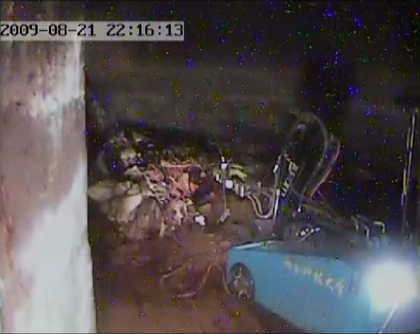
%> input picture FindNoise/21.bmp, 420 x 334 px, shrunk from 954 x 758 before the run
$ octave FindNoise.m   (GNU Octave 9; MATLAB toolbox functions it lacks are replaced by stand-ins)
%> lines starting %> are read from the running program, lines starting %| are printed output that depends on the picture; in (x1, y1, x2, y2) boxes, pixels count from 0 and x2, y2 are one past the last pixel; in counts of white or black regions, pixels touching at a corner belong together; the program's own positions count from 1
%author  :       Wenky Jong
%Date    :       2020.01.17
%Address :       MianYang SWSUT
%Revision:       1st
%Function:
%Contact:        wenkyjong1996@gmail.com

clc;
clear all;

myPrc = imread('21.bmp');
%> myPrc is the input picture: size 334x420x3 uint8; mean R, G, B 83.6, 77.5, 79.3
R = myPrc(:,:,1);
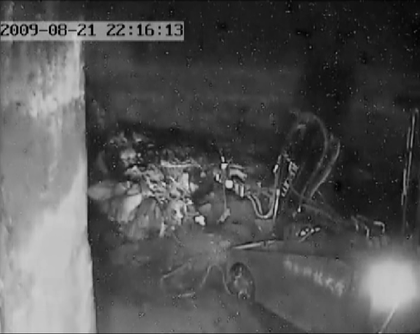
%> R: size 334x420 uint8; min 0, max 223, mean 83.6
G = myPrc(:,:,2);
B = myPrc(:,:,3);
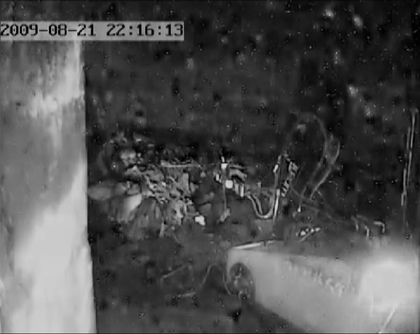
%> B: size 334x420 uint8; min 0, max 216, mean 79.3

figure(1),imshow(myPrc);
[rows ,cols] = size(R);
%> rows = 334; cols = 420

bitNoise = false(size(R));
%bitNoise = R<1;

%the first approach if
THRESHOLD = 200;

noiseLocaltion=[];
cnt = 1;
for i=1:rows
    for j=1:cols
        RintensionPixels = R(i,j);
        GintensionPixels = G(i,j);
        BintensionPixels = B(i,j);
         %the noise single pixels value will be more than THERSHOLD
        if(RintensionPixels>=THRESHOLD||GintensionPixels>=THRESHOLD||BintensionPixels)
            totalIntension = RintensionPixels+GintensionPixels+BintensionPixels;
            if(totalIntension<=2*THRESHOLD)
                bitNoise(i,j) = true;
            end
        end
    end
end
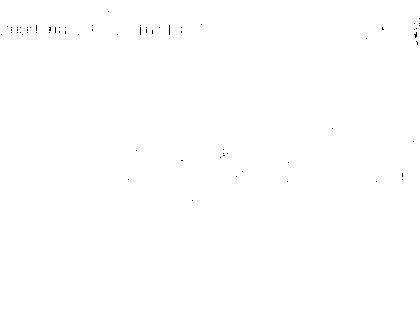
%> bitNoise: size 334x420 logical; 99.9% white; black in thin lines or dots, all inside (x1, y1, x2, y2) = (1, 11, 420, 201)
%> after the loop, totalIntension = 110

figure(2),imshow(bitNoise);

% the second approach
bitNoise1 = false(size(R));

R = double(R);
%> R: size 334x420 double
G = double(G);
%> G: size 334x420 double
B = double(B);
%> B: size 334x420 double
R=medfilt2(R,[5,5]);
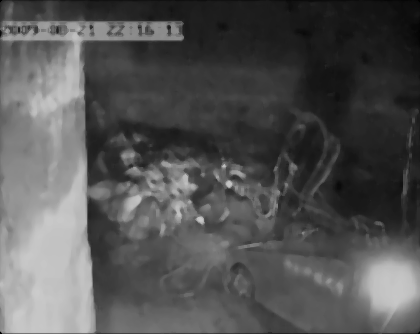
%> R: size 334x420 double; min 0, max 203, mean 83.3
G=medfilt2(G,[5,5]);
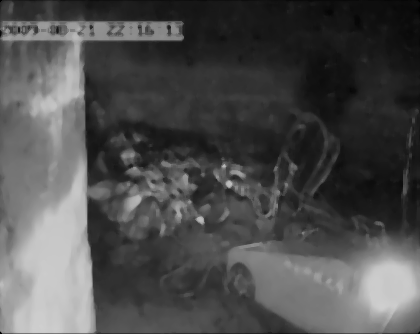
%> G: size 334x420 double; min 0, max 207, mean 77.2
B=medfilt2(B,[5,5]);
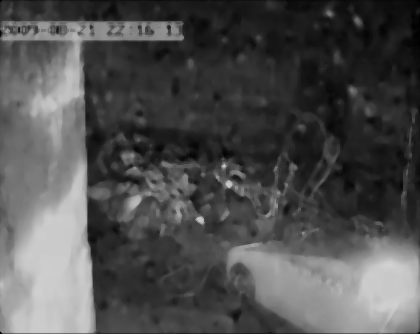
%> B: size 334x420 double; min 0, max 209, mean 79.1
for i=1:rows
    for j=1:cols
        RintensionPixels = R(i,j);
        GintensionPixels = G(i,j);
        BintensionPixels = B(i,j);
        totalIntension = RintensionPixels+GintensionPixels+BintensionPixels+10;
        ratioR = RintensionPixels/double(totalIntension);
        ratioG = GintensionPixels/double(totalIntension);
        ratioB = BintensionPixels/double(totalIntension);
        % if(ratioR>0.8||ratioB>0.8||ratioG>0.8)
        %     bitNoise1(i,j) = true;
        % end
        if(ratioB>0.5||ratioG>0.5||ratioR>0.5)
            bitNoise1(i,j) = true;
            noiseLocaltion(cnt,1)=i;
            noiseLocaltion(cnt,2)=j;
            cnt=cnt+1;
        end
    end
end
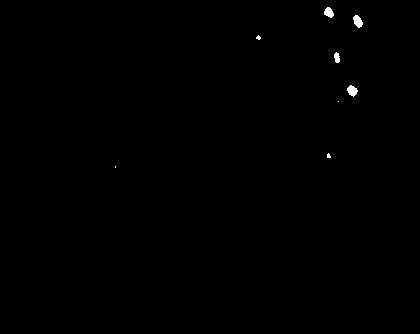
%> bitNoise1: size 334x420 logical; 0.23% white; 8 white regions (4 under 20 px), largest, box (x1, y1, x2, y2) and area: (353, 15, 363, 28) 86, (347, 85, 358, 97) 84, (324, 7, 334, 18) 75, (334, 52, 340, 63) 49
%> after the loop, cnt = 329; noiseLocaltion = 328 rows, first 12: [8 328; 8 329; 8 330; 9 327; 9 328; 9 329; 9 330; 9 331; 10 326; 10 327; 10 328; 10 329]
figure(3),imshow(bitNoise1);
